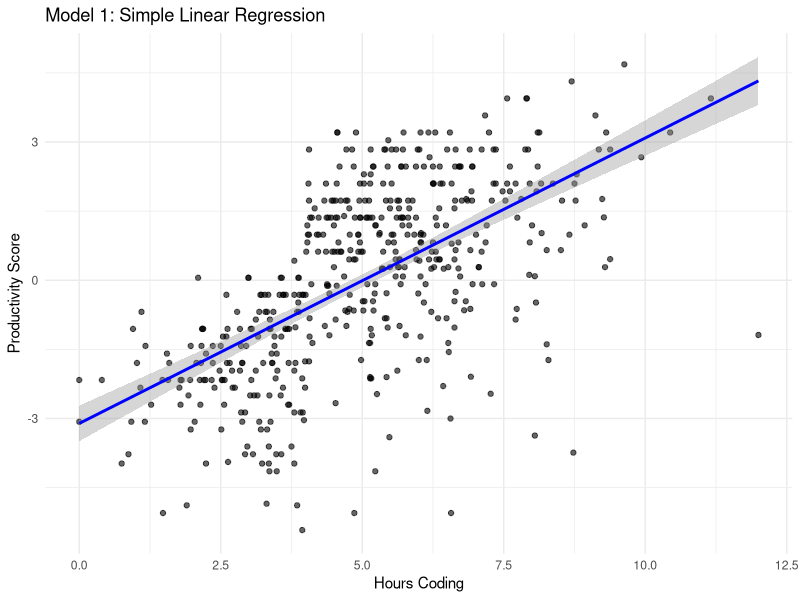
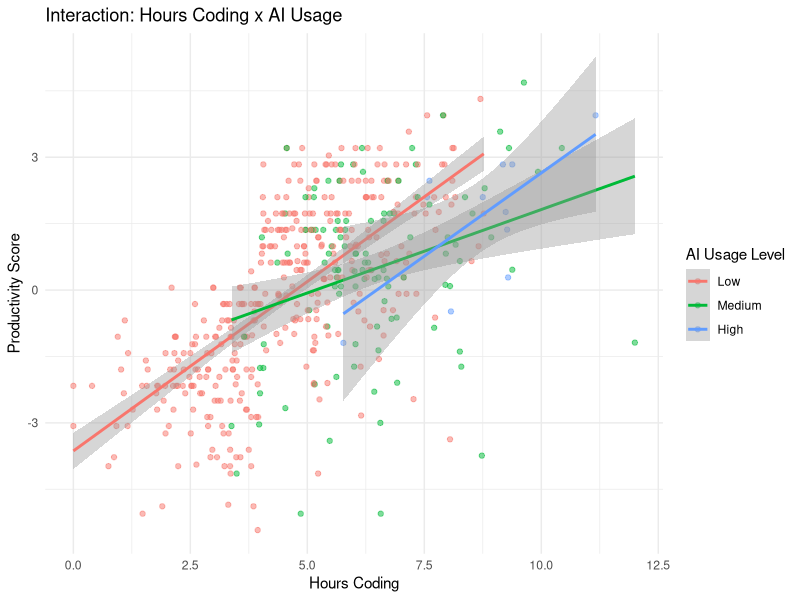

These charts were generated, in order, by the following R code:
## ---- chunk 1
knitr::opts_chunk$set(echo = TRUE, warning = FALSE, message = FALSE)
library(ggplot2)
library(dplyr)
library(tidyr)
library(broom)
library(car)  # For VIF and diagnostic plots
## ---- chunk 2
# Load dataset
data <- read.csv("ai_dev_productivity.csv")

# Recode task_success as factor (same as Week 2)
data$task_success <- factor(data$task_success, levels = c(0, 1), labels = c("Failure", "Success"))

# Recreate composite productivity score from Week 2
data <- data |>
  mutate(
    productivity = scale(commits) - scale(bugs_reported) + scale(as.numeric(task_success))
  )
data$productivity <- as.numeric(data$productivity)

# Display first few rows
head(data)

# Check structure
str(data)
## ---- chunk 3
# Simple linear regression: productivity predicted by hours_coding
model1 <- lm(productivity ~ hours_coding, data = data)

summary(model1)
## ---- chunk 4
ggplot(data, aes(x = hours_coding, y = productivity)) +
  geom_point(alpha = 0.6) +
  geom_smooth(method = "lm", se = TRUE, color = "blue") +
  labs(title = "Model 1: Simple Linear Regression",
       x = "Hours Coding",
       y = "Productivity Score") +
  theme_minimal()
## ---- chunk 5
# Multiple regression with top 4 predictors from Week 2 EDA
model2 <- lm(productivity ~ hours_coding + sleep_hours +
               cognitive_load + ai_usage_hours, data = data)

summary(model2)
## ---- chunk 6
# Interaction model: does the effect of hours_coding depend on AI usage?
# Week 2 showed devs who both code more AND use AI more had highest productivity
model3 <- lm(productivity ~ hours_coding * ai_usage_hours +
               sleep_hours + cognitive_load, data = data)

summary(model3)
## ---- chunk 7
data %>%
  mutate(ai_group = cut(ai_usage_hours, breaks = 3,
                         labels = c("Low", "Medium", "High"))) %>%
  ggplot(aes(x = hours_coding, y = productivity, color = ai_group)) +
  geom_point(alpha = 0.5) +
  geom_smooth(method = "lm", se = TRUE) +
  labs(title = "Interaction: Hours Coding x AI Usage",
       x = "Hours Coding",
       y = "Productivity Score",
       color = "AI Usage Level") +
  theme_minimal()
## ---- chunk 8
# Fit an additional model 
# model4 <- lm(response ~ predictor1 * predictor2 + predictor3 + ... , data = data)

# View summary
# summary(model4)
## ---- chunk 9
# Create interaction plot
# data %>%
#   mutate(predictor2_group = cut(predictor2, breaks = 3, 
#                                  labels = c("Low", "Medium", "High"))) %>%
#   ggplot(aes(x = predictor1, y = response, color = predictor2_group)) +
#   geom_point(alpha = 0.5) +
#   geom_smooth(method = "lm", se = TRUE) +
#   labs(title = "Interaction Effect") +
#   theme_minimal()
## ---- chunk 10
# Create comparison using broom::glance
# library(broom)
# bind_rows(
#   glance(model1) %>% mutate(model = "Model 1"),
#   glance(model2) %>% mutate(model = "Model 2"),
#   glance(model3) %>% mutate(model = "Model 3")
# ) %>%
#   select(model, r.squared, adj.r.squared, AIC)
## ---- chunk 11
# Create all 4 diagnostic plots
# par(mfrow = c(2, 2))
# plot(model2)  # Replace with your chosen model
# par(mfrow = c(1, 1))
## ---- chunk 12
# plot(model2, which = 1)

# Or using ggplot2
# augment(model2) %>%
#   ggplot(aes(x = .fitted, y = .resid)) +
#   geom_point(alpha = 0.6) +
#   geom_hline(yintercept = 0, color = "red", linetype = "dashed") +
#   geom_smooth(se = TRUE, color = "blue") +
#   labs(title = "Residuals vs Fitted Values") +
#   theme_minimal()
## ---- chunk 13
# plot(model2, which = 2)
## ---- chunk 14
# Add polynomial term
# model_poly <- lm(response ~ predictor1 + I(predictor1^2), data = data)

# Or log transformation
# model_log <- lm(log(response) ~ predictor1, data = data)
## ---- chunk 15
# Log transformation often helps
# model_log_y <- lm(log(response) ~ predictor1 + predictor2, data = data)
## ---- chunk 16
# Your final model
# final_model <- lm(...)

# summary(final_model)
## ---- chunk 17
# Make sure your response is binary (0/1 or factor)
# If it's character (e.g., "Yes"/"No"), convert to factor or 0/1

# Option 1: Keep as factor
# data$response <- factor(data$response, levels = c("No", "Yes"))

# Option 2: Convert to 0/1
# data$response_binary <- ifelse(data$response == "Yes", 1, 0)

# Check the distribution
# table(data$response)
# prop.table(table(data$response))
## ---- chunk 18
# Fit a simple logistic regression
# model1 <- glm(response ~ predictor1, data = data, family = binomial)

# View summary
# summary(model1)

# Tidy output
# tidy(model1)
# glance(model1)
## ---- chunk 19
# Calculate odds ratio
# exp(coef(model1))

# With confidence intervals
# exp(confint(model1))
## ---- chunk 20
# Create predicted probabilities
# data_with_pred <- data %>%
#   mutate(pred_prob = predict(model1, type = "response"))

# Plot
# ggplot(data, aes(x = predictor1, y = as.numeric(response) - 1)) +
#   geom_point(alpha = 0.3) +
#   geom_line(data = data_with_pred, aes(y = pred_prob), color = "blue", size = 1) +
#   labs(title = "Logistic Regression: Model 1",
#        x = "Predictor 1",
#        y = "Probability of Success") +
#   theme_minimal()
## ---- chunk 21
# Fit multiple logistic regression
# model2 <- glm(response ~ predictor1 + predictor2 + predictor3, 
#               data = data, family = binomial)

# View summary
# summary(model2)

# Tidy output
# tidy(model2)
# glance(model2)
## ---- chunk 22
# Odds ratios
# exp(coef(model2))

# With confidence intervals
# exp(confint(model2))

# Or use tidy
# tidy(model2, exponentiate = TRUE, conf.int = TRUE)
## ---- chunk 23
# Fit model with interaction
# model3 <- glm(response ~ predictor1 + predictor2 + predictor3, 
#               data = data, family = binomial)

# View summary
# summary(model3)

# Odds ratios
# tidy(model3, exponentiate = TRUE, conf.int = TRUE)
## ---- chunk 24
# Create test data
# test_data <- expand_grid(
#   predictor1 = seq(min(data$predictor1), max(data$predictor1), length.out = 100),
#   predictor2 = quantile(data$predictor2, c(0.25, 0.5, 0.75)),
#   predictor3 = mean(data$predictor3)
# )

# Get predictions
# test_data$pred_prob <- predict(model3, newdata = test_data, type = "response")

# Plot
# ggplot(test_data, aes(x = predictor1, y = pred_prob, 
#                       color = factor(predictor2))) +
#   geom_line(size = 1) +
#   labs(title = "Interaction Effect in Logistic Regression",
#        y = "Predicted Probability",
#        color = "Predictor 2") +
#   theme_minimal()
## ---- chunk 25
# Comparison table
# library(broom)
# bind_rows(
#   glance(model1) %>% mutate(model = "Model 1"),
#   glance(model2) %>% mutate(model = "Model 2"),
#   glance(model3) %>% mutate(model = "Model 3")
# ) %>%
#   select(model, AIC)

## ---- chunk 26
# Create logit of predicted probabilities
# data_augment <- augment(model2, type.predict = "link")  # Gets log-odds

# For each continuous predictor, plot predictor vs logit
# ggplot(data_augment, aes(x = predictor1, y = .fitted)) +
#   geom_point(alpha = 0.3) +
#   geom_smooth(color = "blue") +
#   labs(title = "Linearity in Logit Check",
#        x = "Predictor 1",
#        y = "Log-odds") +
#   theme_minimal()

# Should see roughly linear relationship
## ---- chunk 27
# Create binned residual plot
# library(arm)  # For binnedplot
# binnedplot(fitted(model2), residuals(model2, type = "response"))

# Or manually:
# data_with_resid <- data %>%
#   mutate(
#     fitted = fitted(model2),
#     resid = residuals(model2, type = "response"),
#     bin = ntile(fitted, 20)
#   ) %>%
#   group_by(bin) %>%
#   summarise(
#     mean_fitted = mean(fitted),
#     mean_resid = mean(resid)
#   )

# ggplot(data_with_resid, aes(x = mean_fitted, y = mean_resid)) +
#   geom_point() +
#   geom_hline(yintercept = 0, color = "red", linetype = "dashed") +
#   labs(title = "Binned Residual Plot",
#        x = "Average Fitted Probability",
#        y = "Average Residual") +
#   theme_minimal()
## ---- chunk 28
# Create calibration plot
# data %>%
#   mutate(
#     pred_prob = predict(model2, type = "response"),
#     bin = ntile(pred_prob, 10)
#   ) %>%
#   group_by(bin) %>%
#   summarise(
#     mean_pred = mean(pred_prob),
#     observed = mean(as.numeric(response) - 1),  # Adjust if needed
#     n = n()
#   ) %>%
#   ggplot(aes(x = mean_pred, y = observed)) +
#   geom_point(aes(size = n)) +
#   geom_abline(slope = 1, intercept = 0, color = "red", linetype = "dashed") +
#   labs(title = "Calibration Plot",
#        x = "Mean Predicted Probability",
#        y = "Observed Proportion",
#        size = "Count") +
#   theme_minimal()
## ---- chunk 29
# Add polynomial or spline terms
# model_poly <- glm(response ~ predictor1 + I(predictor1^2), 
#                   data = data, family = binomial)

# Or categorize continuous predictors
# data$predictor1_cat <- cut(data$predictor1, breaks = 3)
# model_cat <- glm(response ~ predictor1_cat, data = data, family = binomial)
## ---- chunk 30
# Check for complete/quasi-complete separation
# Look for very large coefficients or standard errors

# Use penalized regression if needed
# library(brglm2)
# model_penalized <- glm(response ~ predictors, data = data, 
#                        family = binomial, method = "brglmFit")
## ---- chunk 31
# Your final model
# final_model <- glm(...)

# summary(final_model)
## ---- chunk 32
# tidy(final_model, exponentiate = TRUE, conf.int = TRUE)
